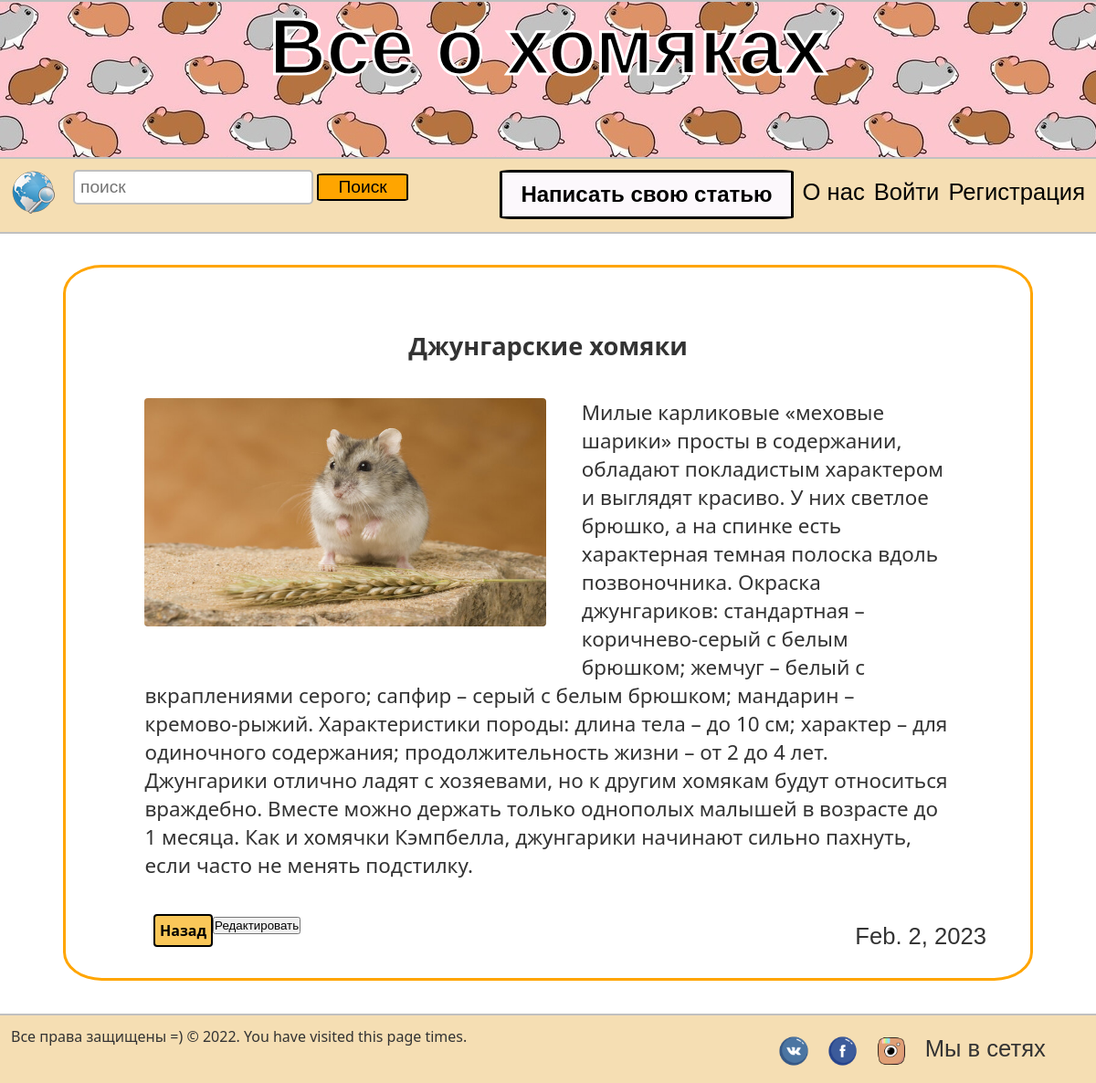
Page /blog/djungarskie/ on the committed database.
### myblog/models.py (models this page shows, shortened)
class Post(models.Model):
    title = models.CharField(max_length=200)
    url = models.SlugField(null=False, unique=True)
    content = models.TextField()
    image = models.ImageField()
    created_at = models.DateField(default=timezone.now)
    author = models.ForeignKey(User, on_delete=models.CASCADE)

### myblog/views.py (the view)
# urls.py: path('blog/<slug>/', PostDetailView.as_view(), name='post_detail'),
class PostDetailView(View):
    def get(self, request, slug, *args, **kwargs):
        post = get_object_or_404(Post, url=slug)
        return render(request, 'myblog/post_detail.html', context={'post': post})

### myblog/templates/myblog/post_detail.html (shortened to what this page needs)
{% extends './base.html' %}
{% load static %}
{% block content %}
    <div class="post_detail">
		<h4>{{ post.title }}</h4>
        <img src="{{ post.image.url }}">
		<p>{{ post.content }}</p>
		<a href="{% url 'index' %}">Назад</a>
		<button>Редактировать</button>
		<div class="right">{{ post.created_at }}</div>
	</div>
{% endblock %}

### myblog/static/css/style.css (style rules this page uses)
* { margin: 0; padding: 0; outline: none; }
html { height: 100%; }
body { width: 100%; height: 100%; color: #333; background-color: f7f7f7; font-size: 1em; font-family: "Segoe UI", sans-serif; }
a { color: black; text-decoration: none; transition: all.6s ease; -moz-transition: all.6s ease; }
.right { margin-top: 10px; float: right; font-size: 1.6em; font-family: Comic Sans MS, sans-serif; margin-left: 10px; }
.post_detail { border: 3px solid orange; border-radius: 4%; width: 80%; margin-left: auto; margin-right: auto; margin-top: 3%; margin-bottom: 3%; min-height: auto; padding: 4%; }
.post_detail h4 { font-size: 1.7em; text-align: center; margin-top: 2%; }
.post_detail img { width: 440px; height: 250px; border-radius: 4px 4px 4px 4px; margin: 4%; float: left; }
.post_detail p { font-size: 1.4em; font-family: "Segoe UI", sans-serif; margin: 2%; padding: 2%; }
.post_detail a { padding: 5px; background-color: #FAC759; margin-left: 5%; border-radius: 4px; float: left; margin-bottom: 5%; font-weight: bold; border: 2px solid #FAC759; border: 2px solid black; }

### rows in the picture
Post: title "Джунгарские хомяки", image (picture), content "Милые карликовые «меховые шарики» просты в содержании, обладают покладистым характером и выглядят красиво. У них светлое брюшко, а на спинке есть характерная темная полоска вдоль позвоночника. Окраска джунгариков: стандартная – коричнево-серый с белым брюшком; жемчуг – белый с вкраплениями серого; сапфир – серый с белым брюшком; мандарин – кремово-рыжий. Характеристики породы: длина тела – до 10 см; характер – для одиночного содержания; продолжительность жизни – от 2 до 4 лет. Джунгарики отлично ладят с хозяевами, но к другим хомякам будут относиться враждебно. Вместе можно держать только однополых малышей в возрасте до 1 месяца. Как и хомячки Кэмпбелла, джунгарики начинают сильно пахнуть,…", created_at "Feb. 2, 2023"
